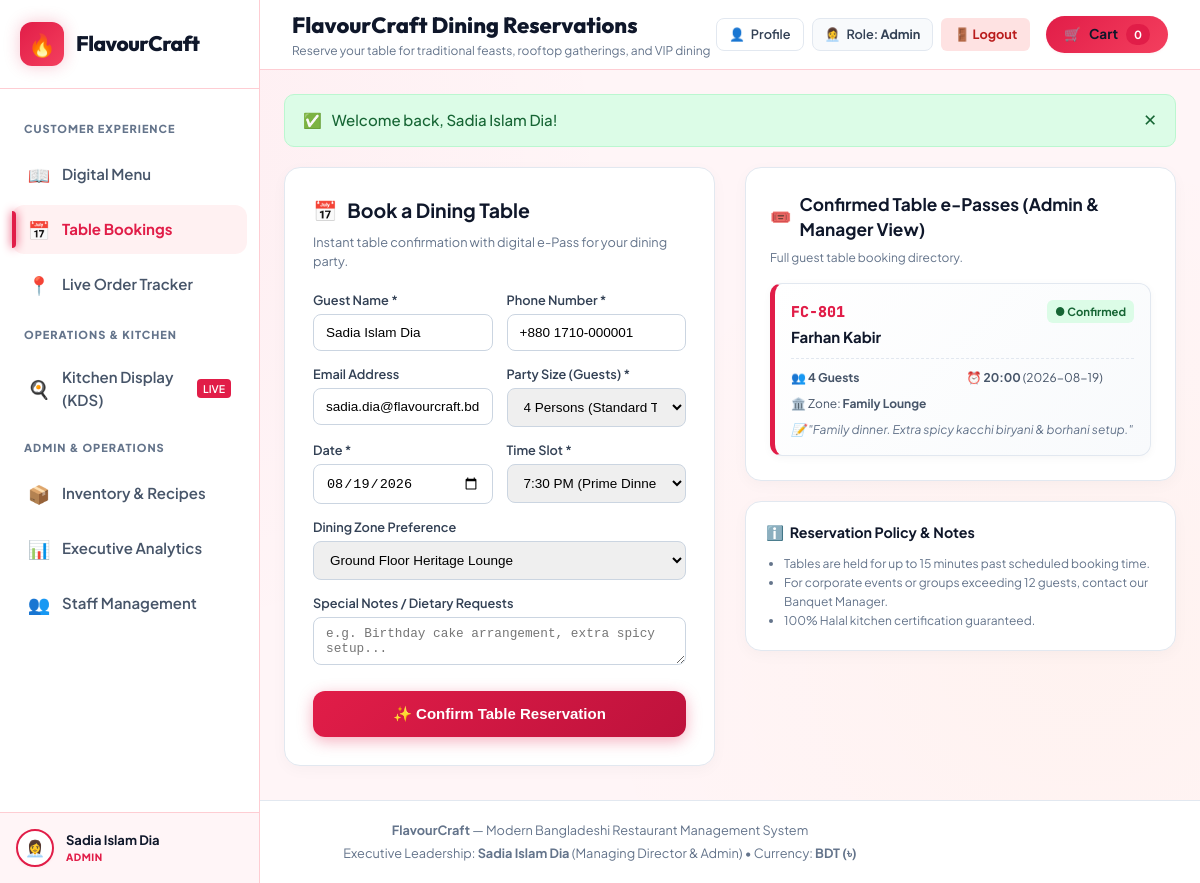
/reservations.php (signed in), run on the app's committed database.
### tables this page shows
CREATE TABLE `users` (
  `id` INT AUTO_INCREMENT PRIMARY KEY,
  `user_uid` VARCHAR(64) UNIQUE NOT NULL,
  `username` VARCHAR(50) UNIQUE NOT NULL,
  `password` VARCHAR(255) NOT NULL,
  `name` VARCHAR(100) NOT NULL,
  `role` ENUM('Admin', 'Manager', 'Kitchen', 'Customer') NOT NULL DEFAULT 'Customer',
  `avatar` VARCHAR(50) DEFAULT NULL,
  `phone` VARCHAR(30) DEFAULT NULL,
  `email` VARCHAR(100) DEFAULT NULL,
  `delivery_address` TEXT DEFAULT NULL,
  `created_at` TIMESTAMP DEFAULT CURRENT_TIMESTAMP
);

CREATE TABLE `reservations` (
  `id` INT AUTO_INCREMENT PRIMARY KEY,
  `booking_uid` VARCHAR(64) UNIQUE NOT NULL,
  `booking_code` VARCHAR(50) UNIQUE NOT NULL,
  `guest_name` VARCHAR(100) NOT NULL,
  `guest_phone` VARCHAR(30) NOT NULL,
  `guest_email` VARCHAR(100) NOT NULL,
  `party_size` INT NOT NULL DEFAULT 2,
  `reservation_date` DATE NOT NULL,
  `time_slot` VARCHAR(20) NOT NULL,
  `table_preference` VARCHAR(50) NOT NULL,
  `deposit_paid` DECIMAL(10,2) NOT NULL DEFAULT 0.00,
  `status` ENUM('Confirmed', 'Pending', 'Cancelled', 'Completed') DEFAULT 'Confirmed',
  `special_request` TEXT DEFAULT NULL,
  `created_at` TIMESTAMP DEFAULT CURRENT_TIMESTAMP
);

### reservations.php (the view, shortened to what the rows shown need)
<?php
require_once __DIR__ . '/config/db.php';
$user = get_current_user_data();
$is_guest = ($user['role'] === 'Guest');
$is_staff = ($user['role'] === 'Admin' || $user['role'] === 'Manager');
$pdo = get_db();
$reservations = [];
if ($pdo) {
    try {
        if ($is_staff) {
            $stmt = $pdo->query("SELECT * FROM reservations ORDER BY reservation_date DESC, id DESC LIMIT 10");
            $reservations = $stmt->fetchAll();
        }
    } catch (PDOException $e) {
    }
}
$page_heading = 'FlavourCraft Dining Reservations';
require_once __DIR__ . '/includes/header.php';
?>
<div style="display: grid; grid-template-columns: 1fr 1fr; gap: 30px; align-items: start;">
  <div style="background: #fff; border-radius: 16px; padding: 28px; border: 1px solid #e2e8f0; box-shadow: 0 4px 15px rgba(0,0,0,0.03);">
    <h2 style="font-size: 1.3rem; margin: 0 0 8px; color: #0f172a; display: flex; align-items: center; gap: 10px;">
      <span>📅</span> Book a Dining Table
    </h2>
    <?php if ($is_guest): ?>
      <div style="background: #fff1f2; border: 2px dashed #f43f5e; border-radius: 14px; padding: 28px 20px; text-align: center;">
        <div style="font-size: 2.8rem; margin-bottom: 12px;">🔐</div>
        <h3 style="margin: 0 0 8px; color: #9f1239; font-size: 1.15rem;">Sign In or Register Required</h3>
        <p style="color: #475569; font-size: 0.85rem; line-height: 1.5; margin: 0 0 20px; max-width: 380px; margin-left: auto; margin-right: auto;">
          Please sign in to your customer account or register to confirm table bookings, select dining zones, and access your digital pass.
        </p>
        <div style="display: flex; flex-direction: column; gap: 10px; max-width: 320px; margin: 0 auto;">
          <a href="login.php?redirect=reservations.php" style="display: block; background: #e11d48; color: #fff; text-decoration: none; padding: 12px; border-radius: 8px; font-weight: 700; font-size: 0.9rem; box-shadow: 0 4px 12px rgba(225,29,72,0.3);">
            🔑 Sign In / Register Account
          </a>
          <form method="POST" action="login.php" style="margin:0;">
            <input type="hidden" name="action" value="quick_switch" />
            <input type="hidden" name="role" value="Customer" />
            <input type="hidden" name="redirect" value="reservations.php" />
            <button type="submit" style="width: 100%; background: #fff; border: 1px solid #cbd5e1; color: #334155; padding: 10px; border-radius: 8px; font-weight: 600; font-size: 0.85rem; cursor: pointer;">
              ⚡ 1-Click Demo Login (Arnob Rahman)
            </button>
          </form>
        </div>
      </div>
    <?php else: ?>
      <form method="POST" action="reservations.php">
        <div style="display: grid; grid-template-columns: 1fr 1fr; gap: 14px; margin-bottom: 14px;">
          <div>
            <label style="display: block; font-size: 0.85rem; font-weight: 600; color: #334155; margin-bottom: 4px;">Guest Name *</label>
            <input type="text" name="guest_name" required placeholder="e.g. Asif Rahman" value="<?php echo htmlspecialchars($current_user['name']); ?>" style="width: 100%; padding: 10px 12px; border-radius: 8px; border: 1px solid #cbd5e1; font-size: 0.9rem;" />
          </div>
          <div>
            <label style="display: block; font-size: 0.85rem; font-weight: 600; color: #334155; margin-bottom: 4px;">Phone Number *</label>
            <input type="text" name="guest_phone" required placeholder="+880 1712-000000" value="<?php echo htmlspecialchars($current_user['phone'] ?? '+880 1711-234567'); ?>" style="width: 100%; padding: 10px 12px; border-radius: 8px; border: 1px solid #cbd5e1; font-size: 0.9rem;" />
          </div>
        </div>
        <div style="display: grid; grid-template-columns: 1fr 1fr; gap: 14px; margin-bottom: 14px;">
          <div>
            <label style="display: block; font-size: 0.85rem; font-weight: 600; color: #334155; margin-bottom: 4px;">Email Address</label>
            <input type="email" name="guest_email" placeholder="guest@example.com" value="<?php echo htmlspecialchars($current_user['email'] ?? ''); ?>" style="width: 100%; padding: 10px 12px; border-radius: 8px; border: 1px solid #cbd5e1; font-size: 0.9rem;" />
          </div>
          <div>
            <label style="display: block; font-size: 0.85rem; font-weight: 600; color: #334155; margin-bottom: 4px;">Party Size (Guests) *</label>
            <select name="party_size" style="width: 100%; padding: 10px 12px; border-radius: 8px; border: 1px solid #cbd5e1; font-size: 0.9rem;">
              <option value="4" selected>4 Persons (Standard Table)</option>
            </select>
          </div>
        </div>
        <div style="display: grid; grid-template-columns: 1fr 1fr; gap: 14px; margin-bottom: 14px;">
          <div>
            <label style="display: block; font-size: 0.85rem; font-weight: 600; color: #334155; margin-bottom: 4px;">Date *</label>
            <input type="date" name="reservation_date" required value="<?php echo date('Y-m-d'); ?>" min="<?php echo date('Y-m-d'); ?>" style="width: 100%; padding: 10px 12px; border-radius: 8px; border: 1px solid #cbd5e1; font-size: 0.9rem;" />
          </div>
          <div>
            <label style="display: block; font-size: 0.85rem; font-weight: 600; color: #334155; margin-bottom: 4px;">Time Slot *</label>
            <select name="time_slot" style="width: 100%; padding: 10px 12px; border-radius: 8px; border: 1px solid #cbd5e1; font-size: 0.9rem;">
              <option value="19:30" selected>7:30 PM (Prime Dinner)</option>
            </select>
          </div>
        </div>
        <div style="margin-bottom: 14px;">
          <label style="display: block; font-size: 0.85rem; font-weight: 600; color: #334155; margin-bottom: 4px;">Dining Zone Preference</label>
          <select name="table_preference" style="width: 100%; padding: 10px 12px; border-radius: 8px; border: 1px solid #cbd5e1; font-size: 0.9rem;">
            <option value="Ground Floor Heritage Lounge">Ground Floor Heritage Lounge</option>
          </select>
        </div>
        <div style="margin-bottom: 20px;">
          <label style="display: block; font-size: 0.85rem; font-weight: 600; color: #334155; margin-bottom: 4px;">Special Notes / Dietary Requests</label>
          <textarea name="special_request" rows="2" placeholder="e.g. Birthday cake arrangement, extra spicy setup..." style="width: 100%; padding: 8px 12px; border-radius: 8px; border: 1px solid #cbd5e1; font-size: 0.85rem;"></textarea>
        </div>
        <button type="submit" style="width: 100%; background: linear-gradient(135deg, #e11d48, #be123c); color: #fff; border: none; padding: 14px; border-radius: 12px; font-weight: 800; font-size: 1rem; cursor: pointer; box-shadow: 0 4px 15px rgba(225, 29, 72, 0.35);">
          ✨ Confirm Table Reservation
        </button>
      </form>
    <?php endif; ?>
  </div>
  <div style="display: flex; flex-direction: column; gap: 20px;">
    <div style="background: #fff; border-radius: 16px; padding: 24px; border: 1px solid #e2e8f0; box-shadow: 0 4px 15px rgba(0,0,0,0.03);">
      <?php if (empty($reservations)): ?>
        <div style="padding: 35px 20px; text-align: center; color: #64748b; background: #f8fafc; border-radius: 12px; border: 1px dashed #cbd5e1;">
          <div style="font-size: 2rem; margin-bottom: 8px;">🍽️</div>
          <div style="font-weight: 700; color: #334155; margin-bottom: 4px;">No Active Bookings</div>
          <div style="font-size: 0.85rem;">
            <?php if ($is_guest): ?>
              Please sign in or register to view your table passes.
            <?php else: ?>
              Complete the reservation form on the left to confirm your table and view your digital e-Pass.
            <?php endif; ?>
          </div>
        </div>
      <?php else: ?>
        <div style="display: flex; flex-direction: column; gap: 14px;">
          <?php foreach ($reservations as $res): ?>
            <div style="background: linear-gradient(135deg, #fff, #f8fafc); border: 1px solid #e2e8f0; border-left: 5px solid #e11d48; border-radius: 12px; padding: 16px; box-shadow: 0 2px 8px rgba(0,0,0,0.04);">
              <div style="display: flex; justify-content: space-between; align-items: flex-start; margin-bottom: 8px;">
                <div>
                  <span style="font-family: 'JetBrains Mono', monospace; font-weight: 800; font-size: 1rem; color: #e11d48;">
                    <?php echo htmlspecialchars($res['booking_code']); ?>
                  </span>
                  <div style="font-weight: 700; color: #0f172a; margin-top: 2px;">
                    <?php echo htmlspecialchars($res['guest_name']); ?>
                  </div>
                </div>
                <span style="background: #dcfce7; color: #166534; font-size: 0.75rem; font-weight: 700; padding: 3px 8px; border-radius: 6px;">
                  ● <?php echo htmlspecialchars($res['status']); ?>
                </span>
              </div>
              <div style="display: grid; grid-template-columns: 1fr 1fr; gap: 8px; font-size: 0.8rem; color: #475569; margin-top: 10px; border-top: 1px dashed #e2e8f0; padding-top: 10px;">
                <div>👥 <strong><?php echo (int)$res['party_size']; ?> Guests</strong></div>
                <div>⏰ <strong><?php echo htmlspecialchars($res['time_slot']); ?></strong> (<?php echo htmlspecialchars($res['reservation_date']); ?>)</div>
                <div style="grid-column: span 2;">🏛️ Zone: <strong><?php echo htmlspecialchars($res['table_preference']); ?></strong></div>
                <?php if (!empty($res['special_request'])): ?>
                  <div style="grid-column: span 2; font-style: italic; color: #64748b;">📝 "<?php echo htmlspecialchars($res['special_request']); ?>"</div>
                <?php endif; ?>
              </div>
            </div>
          <?php endforeach; ?>
        </div>
      <?php endif; ?>
    </div>
  </div>
</div>
<?php require_once __DIR__ . '/includes/footer.php'; ?>

### includes/header.php (shortened to what the rows shown need)
<?php
require_once __DIR__ . '/../config/db.php';
$current_user = get_current_user_data();
$page_heading = $page_heading ?? 'FlavourCraft Menu';
?>
<!DOCTYPE html>
<html lang="en">
<head>
  <link rel="stylesheet" href="css/variables.css" />
  <link rel="stylesheet" href="css/style.css" />
  <link rel="stylesheet" href="css/menu.css" />
  <link rel="stylesheet" href="css/ordering.css" />
  <link rel="stylesheet" href="css/reservations.css" />
  <link rel="stylesheet" href="css/kds.css" />
  <link rel="stylesheet" href="css/inventory.css" />
  <link rel="stylesheet" href="css/analytics.css" />
  <link rel="stylesheet" href="css/staff.css" />
  <link rel="stylesheet" href="css/rbac.css" />
  <link rel="stylesheet" href="css/auth.css" />
</head>
<body>
  <div id="app-shell">
    <aside class="sidebar" id="app-sidebar">
      <div class="brand-container">
        <a href="index.php" style="display:flex; align-items:center; gap:12px; text-decoration:none; color:inherit;">
          <div class="brand-text">
            <h1 style="margin:0; font-size:1.4rem;">FlavourCraft</h1>
          </div>
        </a>
      </div>
      <div class="sidebar-footer">
        <a href="<?php echo isset($_SESSION['user']) ? 'profile.php' : 'login.php'; ?>" style="text-decoration:none; color:inherit; display:block;">
          <div class="user-profile-card" style="cursor:pointer;" title="<?php echo isset($_SESSION['user']) ? 'Click to view & edit your profile' : 'Click to sign in'; ?>">
            <div class="user-avatar"><?php echo htmlspecialchars($current_user['avatar'] ?? '👤'); ?></div>
            <div class="user-info">
              <div class="user-name"><?php echo htmlspecialchars($current_user['name'] ?? 'Guest Customer'); ?></div>
              <div class="user-role-badge"><?php echo htmlspecialchars($current_user['role'] ?? 'Guest'); ?></div>
            </div>
          </div>
        </a>
      </div>
    </aside>
    <div class="main-wrapper">
      <header class="topbar">
        <div class="topbar-left">
          <div class="page-heading">
            <h2 id="topbar-page-title"><?php echo htmlspecialchars($page_heading); ?></h2>
          </div>
        </div>
        <div class="topbar-right">
          <div style="display:flex; align-items:center; gap:8px;">
            <?php if (isset($_SESSION['user'])): ?>
              <a href="profile.php" class="btn btn-secondary" style="padding:6px 12px; font-size:0.85rem; text-decoration:none; display:inline-flex; align-items:center; gap:6px; border:1px solid #e2e8f0; border-radius:8px; background:#fff; color:#334155; font-weight:600;" title="Edit Profile">
                <span>👤</span>
                <span>Profile</span>
              </a>
              <a href="login.php" class="btn btn-secondary" style="padding:6px 12px; font-size:0.85rem; text-decoration:none; display:inline-flex; align-items:center; gap:6px; border:1px solid #e2e8f0; border-radius:8px; background:#f8fafc; color:#334155; font-weight:600;" title="Switch Role">
                <span><?php echo htmlspecialchars($current_user['avatar'] ?? '👤'); ?></span>
                <span>Role: <strong><?php echo htmlspecialchars($current_user['role']); ?></strong></span>
              </a>
              <a href="logout.php" class="btn btn-sm" style="padding:6px 12px; font-size:0.85rem; text-decoration:none; background:#fee2e2; color:#b91c1c; border-radius:6px; font-weight:700;">🚪 Logout</a>
            <?php endif; ?>
          </div>
        </div>
      </header>
      <main class="content-body" style="padding: 24px;">

### data on the page
users: avatar "👩‍💼", name "Sadia Islam Dia", role "ADMIN", role "Admin", guest_name "Sadia Islam Dia", guest_phone "+880 1710-000001", guest_email "sadia.dia@flavourcraft.bd"
reservations: booking_code "FC-801", guest_name "Farhan Kabir", status "Confirmed", party_size "4", time_slot "20:00", reservation_date "2026-08-19", table_preference "Family Lounge", special_request "Family dinner. Extra spicy kacchi biryani & borhani setup."

### other printed values
$page_heading "FlavourCraft Dining Reservations"
$page_desc "Reserve your table for traditional feasts, rooftop gatherings, and VIP dining"
$cart_count "0"
$flash['message'] "Welcome back, Sadia Islam Dia!"
